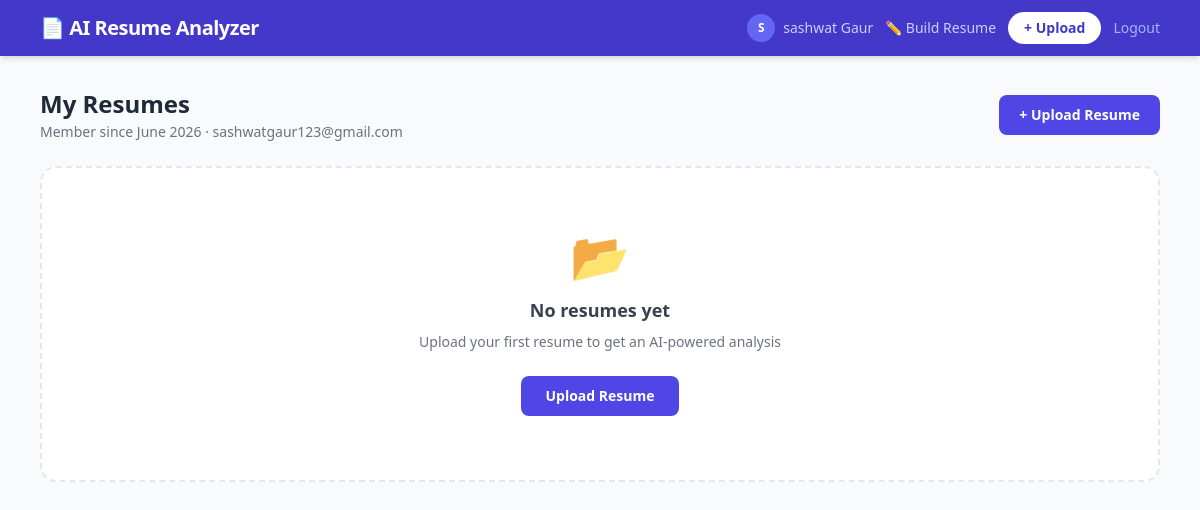
The page /dashboard (signed in) on the database as committed earlier.
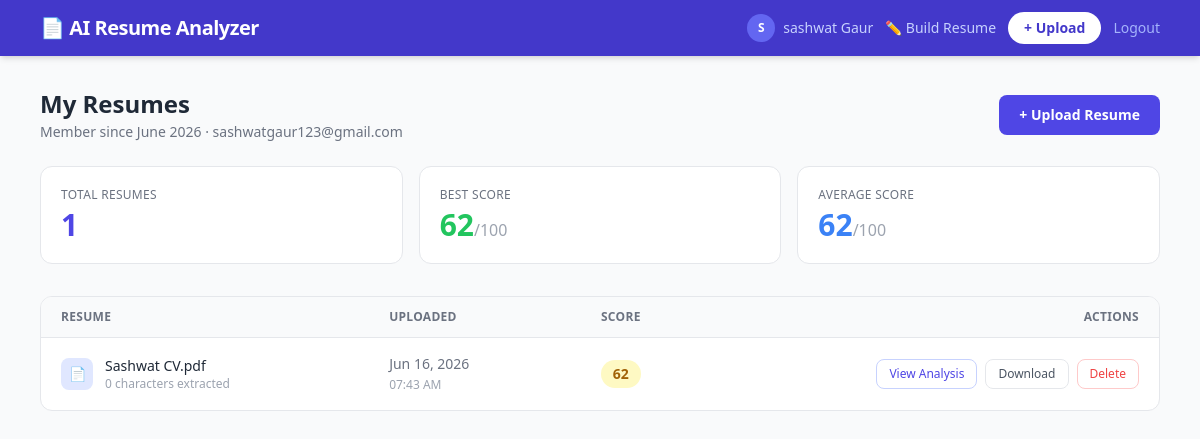
The same page on the database as committed later.
### models.py (models this page shows)
class User(UserMixin, db.Model):
    __tablename__ = 'users'
    id = db.Column(db.Integer, primary_key=True)
    username = db.Column(db.String(100), unique=True, nullable=False)
    password_hash = db.Column(db.String(255), nullable=False)
    email = db.Column(db.String(150), unique=True, nullable=False)
    phone = db.Column(db.String(20), default='')
    created_at = db.Column(db.DateTime, default=datetime.utcnow)
    reset_token = db.Column(db.String(64), nullable=True)
    reset_token_expiry = db.Column(db.DateTime, nullable=True)
    resumes = db.relationship('Resume', backref='owner', lazy=True, cascade='all, delete-orphan')
    built_resumes = db.relationship('BuiltResume', backref='owner', lazy=True, cascade='all, delete-orphan')

class Resume(db.Model):
    __tablename__ = 'resumes'
    id = db.Column(db.Integer, primary_key=True)
    user_id = db.Column(db.Integer, db.ForeignKey('users.id'), nullable=False)
    original_filename = db.Column(db.String(255), nullable=False)
    file_path = db.Column(db.String(500), nullable=False)
    upload_date = db.Column(db.DateTime, default=datetime.utcnow)
    resume_text = db.Column(db.Text, default='')
    analysis_result = db.Column(db.Text, default='')
    score = db.Column(db.Integer, default=0)

### app.py (the view)
@app.route('/dashboard')
@login_required
def dashboard():
    resumes = Resume.query.filter_by(user_id=current_user.id)\
        .order_by(Resume.upload_date.desc()).all()
    return render_template('dashboard.html', resumes=resumes)

### app.py (called while the page is built)
@login_manager.user_loader
def load_user(user_id):
    return User.query.get(int(user_id))

### templates/dashboard.html
{% extends 'base.html' %}
{% block content %}
<div class="flex items-center justify-between mb-6">
  <div>
    <h1 class="text-2xl font-bold text-gray-800">My Resumes</h1>
    <p class="text-sm text-gray-500 mt-0.5">Member since {{ current_user.created_at.strftime('%B %Y') }} · {{ current_user.email }}</p>
  </div>
  <a href="{{ url_for('upload') }}"
     class="bg-indigo-600 hover:bg-indigo-700 text-white text-sm font-semibold px-5 py-2.5 rounded-lg transition">
    + Upload Resume
  </a>
</div>
{% if resumes %}
<div class="grid grid-cols-1 sm:grid-cols-3 gap-4 mb-8">
  <div class="bg-white border border-gray-200 rounded-xl p-5">
    <p class="text-xs text-gray-500 uppercase tracking-wide mb-1">Total Resumes</p>
    <p class="text-3xl font-bold text-indigo-600">{{ resumes|length }}</p>
  </div>
  <div class="bg-white border border-gray-200 rounded-xl p-5">
    <p class="text-xs text-gray-500 uppercase tracking-wide mb-1">Best Score</p>
    <p class="text-3xl font-bold text-green-500">{{ resumes|map(attribute='score')|max }}<span class="text-base font-normal text-gray-400">/100</span></p>
  </div>
  <div class="bg-white border border-gray-200 rounded-xl p-5">
    <p class="text-xs text-gray-500 uppercase tracking-wide mb-1">Average Score</p>
    {% set avg = (resumes|map(attribute='score')|sum / resumes|length)|round|int %}
    <p class="text-3xl font-bold text-blue-500">{{ avg }}<span class="text-base font-normal text-gray-400">/100</span></p>
  </div>
</div>
<div class="bg-white border border-gray-200 rounded-xl overflow-hidden">
  <table class="w-full text-sm">
    <thead class="bg-gray-50 border-b border-gray-200">
      <tr>
        <th class="text-left px-5 py-3 text-xs font-semibold text-gray-500 uppercase tracking-wide">Resume</th>
        <th class="text-left px-5 py-3 text-xs font-semibold text-gray-500 uppercase tracking-wide">Uploaded</th>
        <th class="text-center px-5 py-3 text-xs font-semibold text-gray-500 uppercase tracking-wide">Score</th>
        <th class="text-right px-5 py-3 text-xs font-semibold text-gray-500 uppercase tracking-wide">Actions</th>
      </tr>
    </thead>
    <tbody class="divide-y divide-gray-100">
      {% for resume in resumes %}
      <tr class="hover:bg-gray-50 transition">
        <td class="px-5 py-4">
          <div class="flex items-center gap-3">
            <div class="w-8 h-8 bg-indigo-100 rounded-lg flex items-center justify-center text-indigo-600 text-sm">📄</div>
            <div>
              <p class="font-medium text-gray-800 truncate max-w-xs">{{ resume.original_filename }}</p>
              <p class="text-xs text-gray-400">{{ resume.resume_text|length }} characters extracted</p>
            </div>
          </div>
        </td>
        <td class="px-5 py-4 text-gray-500">
          {{ resume.upload_date.strftime('%b %d, %Y') }}<br>
          <span class="text-xs text-gray-400">{{ resume.upload_date.strftime('%I:%M %p') }}</span>
        </td>
        <td class="px-5 py-4 text-center">
          {% if resume.score >= 80 %}
            <span class="inline-block bg-green-100 text-green-700 font-bold text-sm px-3 py-1 rounded-full">{{ resume.score }}</span>
          {% elif resume.score >= 60 %}
            <span class="inline-block bg-yellow-100 text-yellow-700 font-bold text-sm px-3 py-1 rounded-full">{{ resume.score }}</span>
          {% else %}
            <span class="inline-block bg-red-100 text-red-700 font-bold text-sm px-3 py-1 rounded-full">{{ resume.score }}</span>
          {% endif %}
        </td>
        <td class="px-5 py-4 text-right">
          <div class="flex items-center justify-end gap-2">
            <a href="{{ url_for('view_resume', resume_id=resume.id) }}"
               class="text-indigo-600 hover:text-indigo-800 font-medium text-xs px-3 py-1.5 border border-indigo-200 rounded-lg hover:bg-indigo-50 transition">
              View Analysis
            </a>
            <a href="{{ url_for('download_resume', resume_id=resume.id) }}"
               class="text-gray-600 hover:text-gray-800 text-xs px-3 py-1.5 border border-gray-200 rounded-lg hover:bg-gray-50 transition">
              Download
            </a>
            <form action="{{ url_for('delete_resume', resume_id=resume.id) }}" method="POST"
                  onsubmit="return confirm('Delete this resume and its analysis?')">
              <button type="submit"
                      class="text-red-500 hover:text-red-700 text-xs px-3 py-1.5 border border-red-200 rounded-lg hover:bg-red-50 transition">
                Delete
              </button>
            </form>
          </div>
        </td>
      </tr>
      {% endfor %}
    </tbody>
  </table>
</div>
{% else %}
<div class="bg-white border-2 border-dashed border-gray-200 rounded-2xl p-16 text-center">
  <div class="text-5xl mb-4">📂</div>
  <h3 class="text-lg font-semibold text-gray-700 mb-2">No resumes yet</h3>
  <p class="text-sm text-gray-500 mb-6">Upload your first resume to get an AI-powered analysis</p>
  <a href="{{ url_for('upload') }}"
     class="bg-indigo-600 hover:bg-indigo-700 text-white font-semibold px-6 py-2.5 rounded-lg transition text-sm inline-block">
    Upload Resume
  </a>
</div>
{% endif %}
{% endblock %}

### templates/base.html (shortened to what this page needs)
<!DOCTYPE html>
<html lang="en">
<head>
<script src="https://cdn.tailwindcss.com"></script>
</head>
<body class="bg-gray-50 min-h-screen">
<nav class="bg-indigo-700 shadow-md">
  <div class="max-w-6xl mx-auto px-4 py-3 flex items-center justify-between">
    <a href="{{ url_for('dashboard') if current_user.is_authenticated else url_for('login') }}"
       class="text-white font-bold text-xl tracking-tight">
      📄 AI Resume Analyzer
    </a>
    {% if current_user.is_authenticated %}
    <div class="flex items-center gap-3">
      <a href="{{ url_for('profile') }}"
         class="flex items-center gap-2 text-indigo-200 hover:text-white text-sm transition">
        <span class="w-7 h-7 rounded-full bg-indigo-500 flex items-center justify-center font-bold text-xs text-white">
          {{ current_user.username[0].upper() }}
        </span>
        <span class="hidden sm:inline">{{ current_user.username }}</span>
      </a>
      <a href="{{ url_for('build_list') }}"
         class="text-indigo-200 hover:text-white text-sm transition hidden sm:inline">✏️ Build Resume</a>
      <a href="{{ url_for('upload') }}"
         class="bg-white text-indigo-700 text-sm font-semibold px-4 py-1.5 rounded-full hover:bg-indigo-50 transition">
        + Upload
      </a>
      <a href="{{ url_for('logout') }}" class="text-indigo-300 hover:text-white text-sm transition">Logout</a>
    </div>
    {% endif %}
  </div>
</nav>
<div class="max-w-6xl mx-auto px-4 py-8">
  {% block content %}{% endblock %}
</div>
</body>
</html>

Rows that differ between the two databases and show on the page:
added Resume: original_filename "Sashwat CV.pdf", resume_text|length "0", upload_date "Jun 16, 2026", upload_date "07:43 AM", score "62"
Other text that changed with them:
{{ resumes|length }}: (not shown) → "1"
{{ resumes|map(attribute='score')|max }}: (not shown) → "62"
{{ avg }}: (not shown) → "62"
text no longer shown: "📂 No resumes yet Upload your first resume to get an AI-powered analysis Upload Resume"
text now shown: "TOTAL RESUMES BEST SCORE /100 AVERAGE SCORE /100 RESUME UPLOADED SCORE ACTIONS"
